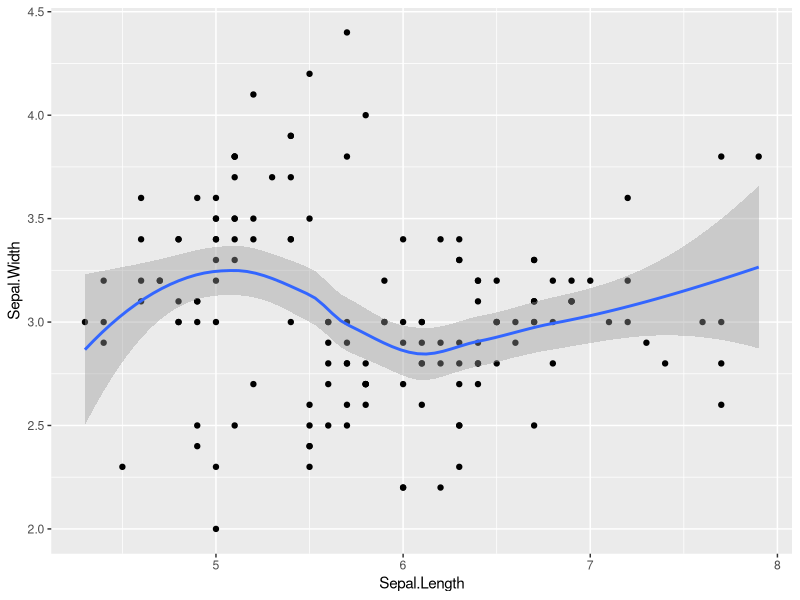
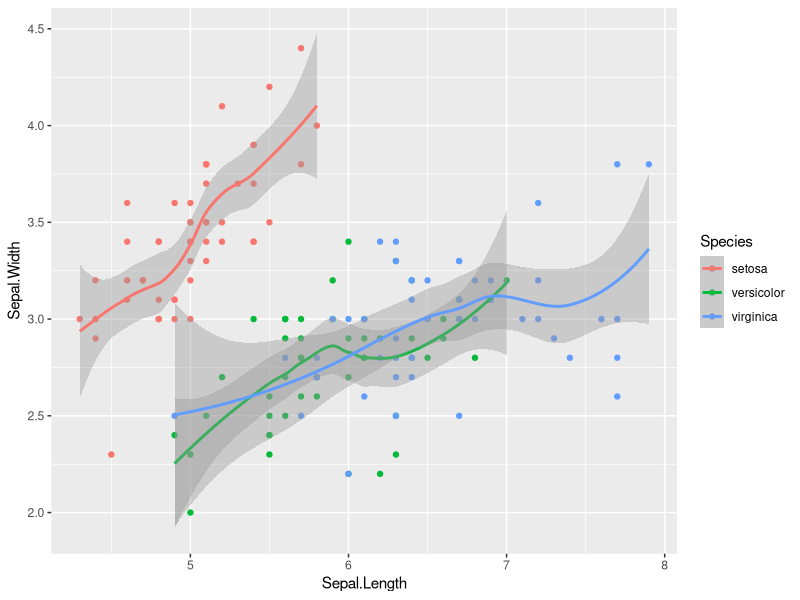

Reproduce these figures in R, in order.
# Installation of packages
#renv::install(c('tidyverse', 'ggpubr'))

# Plots of data
library(tidyverse)
library(ggpubr)

head(iris)
ggplot(iris,aes(x=Sepal.Length, y= Sepal.Width))+
  geom_point()+
  geom_smooth()

# Per group
ggplot(iris,aes(x=Sepal.Length, y= Sepal.Width,
                color = Species))+
  geom_point()+
  geom_smooth()
